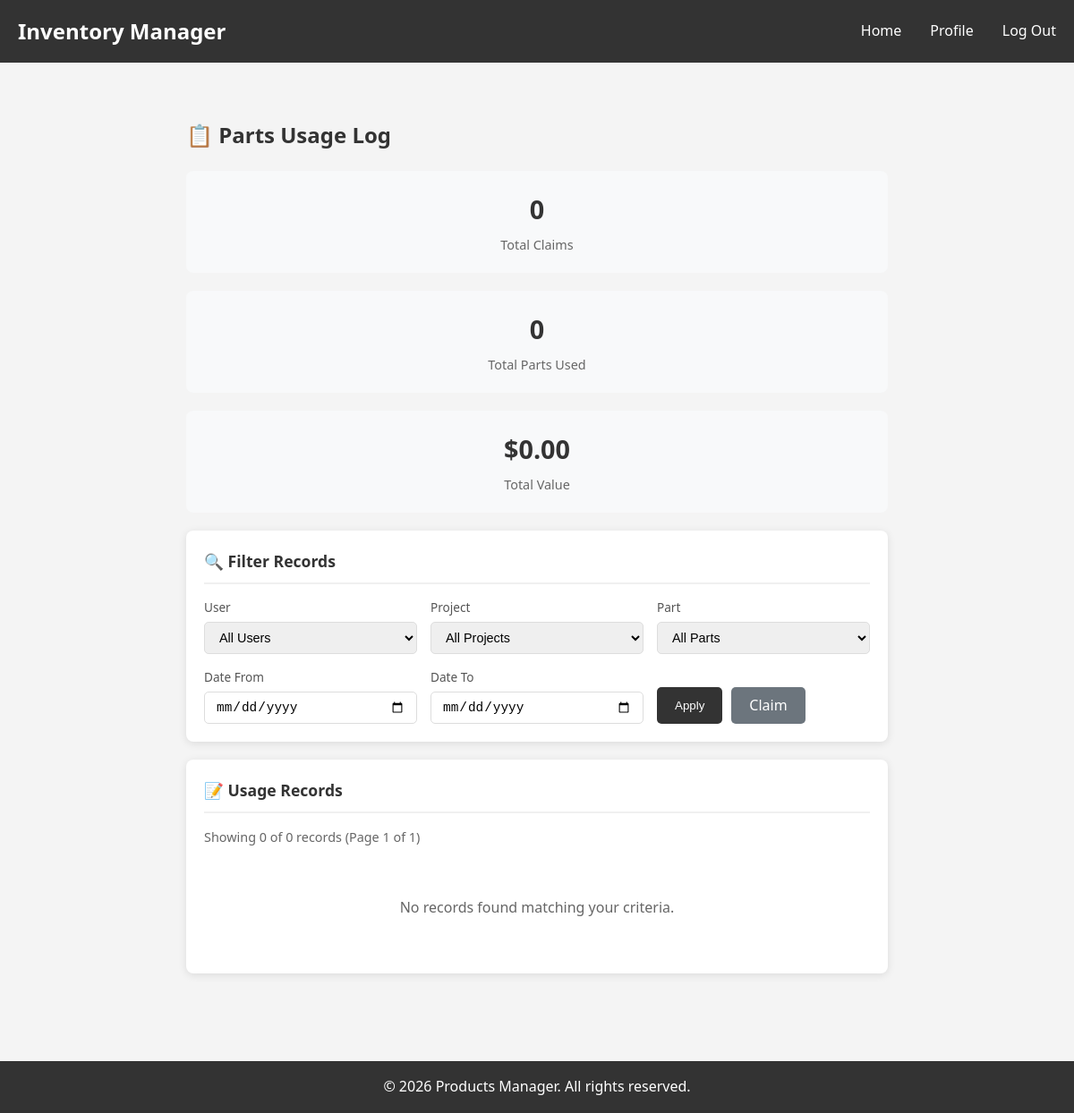
/pages/admin_parts_log.php?filter_user=billyKwang (signed in), run on an earlier commit of the app's database.
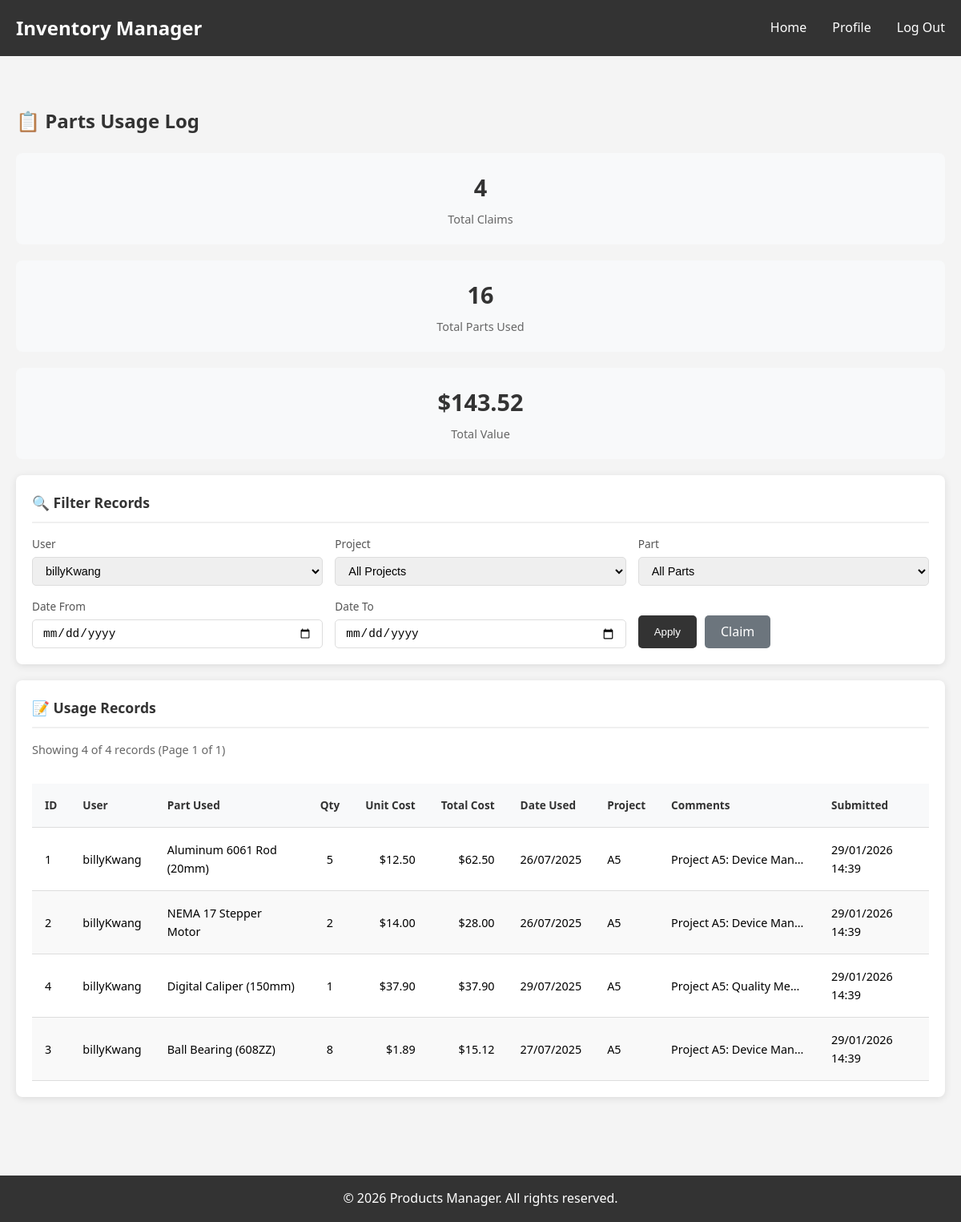
And on a later commit of the database.
### tables this page shows
CREATE TABLE `parts_log` (
    `id` INT AUTO_INCREMENT PRIMARY KEY,
    `username` VARCHAR(255), 
    `part_used` VARCHAR(255), 
    `amount_used` INT,
    `date_used` DATE, 
    `project_id` VARCHAR(255),  
    `comments` VARCHAR(255), 
    `claim_submission_time` DATETIME DEFAULT CURRENT_TIMESTAMP
);

### pages/admin_parts_log.php (the view, shortened to what this page needs)
<?php
try {
    $pdo = new PDO(
        "mysql:host=" . DB_HOST . ";dbname=" . DB_NAME . ";charset=utf8mb4",
        DB_USER,
        DB_PASS,
        [
            PDO::ATTR_ERRMODE => PDO::ERRMODE_EXCEPTION,
            PDO::ATTR_DEFAULT_FETCH_MODE => PDO::FETCH_ASSOC
        ]
    );
} catch (PDOException $e) {
    die("Database connection failed: " . $e->getMessage());
}
$recordsPerPage = 20;
$currentPage = isset($_GET['page']) ? max(1, intval($_GET['page'])) : 1;
$offset = ($currentPage - 1) * $recordsPerPage;
$users = $pdo->query("SELECT DISTINCT username FROM parts_log ORDER BY username")->fetchAll();
$whereConditions = [];
$params = [];
if (!empty($_GET['filter_user'])) {
    $whereConditions[] = "pl.username = :username";
    $params[':username'] = $_GET['filter_user'];
}
$whereClause = !empty($whereConditions) ? "WHERE " . implode(" AND ", $whereConditions) : "";
$countSql = "SELECT COUNT(*) as total FROM parts_log pl $whereClause";
$countStmt = $pdo->prepare($countSql);
$countStmt->execute($params);
$totalRecords = $countStmt->fetch()['total'];
$totalPages = ceil($totalRecords / $recordsPerPage);
$sql = "SELECT
            pl.id,
            pl.username,
            pl.part_used,
            pl.amount_used,
            pl.date_used,
            pl.project_id,
            pl.comments,
            pl.claim_submission_time,
            COALESCE(i.cost_per_part, 0) as cost_per_part,
            (pl.amount_used * COALESCE(i.cost_per_part, 0)) as total_cost
        FROM parts_log pl
        LEFT JOIN inventory i ON pl.part_used = i.part_name
        $whereClause
        ORDER BY pl.claim_submission_time DESC
        LIMIT :limit OFFSET :offset";
$stmt = $pdo->prepare($sql);
foreach ($params as $key => $value) {
    $stmt->bindValue($key, $value);
}
$stmt->bindValue(':limit', $recordsPerPage, PDO::PARAM_INT);
$stmt->bindValue(':offset', $offset, PDO::PARAM_INT);
$stmt->execute();
$records = $stmt->fetchAll();
$summarySql = "SELECT
                COUNT(*) as total_claims,
                SUM(pl.amount_used) as total_parts_used,
                SUM(pl.amount_used * COALESCE(i.cost_per_part, 0)) as total_value
               FROM parts_log pl
               LEFT JOIN inventory i ON pl.part_used = i.part_name
               $whereClause";
$summaryStmt = $pdo->prepare($summarySql);
$summaryStmt->execute($params);
$summary = $summaryStmt->fetch();
?>
<!DOCTYPE html>
<html lang="en">
<head>
    <link rel="stylesheet" href="<?php echo BASE_URL; ?>/css/style.css">
</head>
<body>
    <?php include __DIR__ . '/../includes/header.php'; ?>
    <div class="log-container">
        <div class="page-header">
            <h1>📋 Parts Usage Log</h1>
        </div>
        <div class="summary-stats">
            <div class="stat-box">
                <div class="stat-value"><?php echo number_format($summary['total_claims'] ?? 0); ?></div>
                <div class="stat-label">Total Claims</div>
            </div>
            <div class="stat-box">
                <div class="stat-value"><?php echo number_format($summary['total_parts_used'] ?? 0); ?></div>
                <div class="stat-label">Total Parts Used</div>
            </div>
            <div class="stat-box">
                <div class="stat-value">$<?php echo number_format($summary['total_value'] ?? 0, 2); ?></div>
                <div class="stat-label">Total Value</div>
            </div>
        </div>
        <div class="card">
            <h2>🔍 Filter Records</h2>
            <form method="GET" class="filter-form">
                <div class="filter-group">
                    <label for="filter_user">User</label>
                    <select name="filter_user" id="filter_user">
                        <option value="">All Users</option>
                        <?php foreach ($users as $user): ?>
                            <option value="<?php echo htmlspecialchars($user['username']); ?>"
                                <?php echo (isset($_GET['filter_user']) && $_GET['filter_user'] === $user['username']) ? 'selected' : ''; ?>>
                                <?php echo htmlspecialchars($user['username']); ?>
                            </option>
                        <?php endforeach; ?>
                    </select>
                </div>
                <div class="filter-group">
                    <label for="filter_project">Project</label>
                    <select name="filter_project" id="filter_project">
                        <option value="">All Projects</option>
                    </select>
                </div>
                <div class="filter-group">
                    <label for="filter_part">Part</label>
                    <select name="filter_part" id="filter_part">
                        <option value="">All Parts</option>
                    </select>
                </div>
                <div class="filter-group">
                    <label for="filter_date_from">Date From</label>
                    <input type="date" name="filter_date_from" id="filter_date_from"
                           value="<?php echo htmlspecialchars($_GET['filter_date_from'] ?? ''); ?>">
                </div>
                <div class="filter-group">
                    <label for="filter_date_to">Date To</label>
                    <input type="date" name="filter_date_to" id="filter_date_to"
                           value="<?php echo htmlspecialchars($_GET['filter_date_to'] ?? ''); ?>">
                </div>
                <div class="filter-buttons">
                    <button type="submit" class="btn-filter">Apply</button>
                    <a href="parts_submission.php" class="btn-clear" title="Submit a Parts Use Claim">Claim</a>
                </div>
            </form>
        </div>
        <div class="card">
            <h2>📝 Usage Records</h2>
            <p class="info-text">
                Showing <?php echo count($records); ?> of <?php echo number_format($totalRecords); ?> records
                (Page <?php echo $currentPage; ?> of <?php echo max(1, $totalPages); ?>)
            </p>
            <?php if (empty($records)): ?>
                <div class="no-data">
                    <p>No records found matching your criteria.</p>
                </div>
            <?php else: ?>
                <div class="table-container">
                    <table>
                        <thead>
                            <tr>
                                <th>ID</th>
                                <th>User</th>
                                <th>Part Used</th>
                                <th class="text-center">Qty</th>
                                <th class="text-right">Unit Cost</th>
                                <th class="text-right">Total Cost</th>
                                <th>Date Used</th>
                                <th>Project</th>
                                <th>Comments</th>
                                <th>Submitted</th>
                            </tr>
                        </thead>
                        <tbody>
                            <?php foreach ($records as $record): ?>
                                <tr>
                                    <td><?php echo $record['id']; ?></td>
                                    <td><?php echo htmlspecialchars($record['username']); ?></td>
                                    <td><?php echo htmlspecialchars($record['part_used']); ?></td>
                                    <td class="text-center"><?php echo $record['amount_used']; ?></td>
                                    <td class="text-right">$<?php echo number_format($record['cost_per_part'], 2); ?></td>
                                    <td class="text-right">$<?php echo number_format($record['total_cost'], 2); ?></td>
                                    <td><?php echo date('d/m/Y', strtotime($record['date_used'])); ?></td>
                                    <td><?php echo htmlspecialchars($record['project_id'] ?? '-'); ?></td>
                                    <td class="comment-cell" title="<?php echo htmlspecialchars($record['comments'] ?? ''); ?>">
                                        <?php echo htmlspecialchars($record['comments'] ?? '-'); ?>
                                    </td>
                                    <td><?php echo date('d/m/Y H:i', strtotime($record['claim_submission_time'])); ?></td>
                                </tr>
                            <?php endforeach; ?>
                        </tbody>
                    </table>
                </div>
            <?php endif; ?>
        </div>
    </div>
    <?php require_once '../includes/footer.php'; ?>
</body>
</html>

### includes/header.php
<nav class="navbar">
    <div class="container">
        <h1>Inventory Manager</h1>
        <ul>
            <?php if (isset($_SESSION["username"])): ?>
                <?php if ($_SESSION["role"] === "User"): ?>
                    <li><a href="<?php echo BASE_URL; ?>/pages/index_user.php">Home</a></li>
                <?php elseif ($_SESSION["role"] === "Admin"): ?>
                    <li><a href="<?php echo BASE_URL; ?>/pages/index_admin.php">Home</a></li>
                <?php endif; ?>
                <li><a href="<?php echo BASE_URL; ?>/pages/profile.php">Profile</a></li>
                <li><a href="<?php echo BASE_URL; ?>/pages/logout.php">Log Out</a></li>
            <?php endif; ?>
        </ul>
    </div>
</nav>

### includes/footer.php
<footer>
    <div class="container">
        <p>&copy; <?php echo date('Y'); ?> Products Manager. All rights reserved.</p>
    </div>
</footer>

### css/style.css (style rules this page uses)
* { margin: 0; padding: 0; box-sizing: border-box; }
html, body { height: 100%; }
body { font-family: 'Segoe UI', Tahoma, Geneva, Verdana, sans-serif; background-color: #f4f4f4; line-height: 1.6; display: flex; flex-direction: column; }
.container { max-width: 1200px; width: 100%; margin: 0 auto; padding: 0 20px; }
.navbar { background-color: #333; color: white; padding: 1rem 0; margin-bottom: 2rem; width: 100%; }
.navbar .container { display: flex; justify-content: space-between; align-items: center; }
.navbar h1 { font-size: 1.5rem; }
.navbar ul { display: flex; list-style: none; gap: 2rem; }
.navbar a { color: white; text-decoration: none; transition: color 0.3s; }
.card { background: white; padding: 2rem; margin-bottom: 2rem; border-radius: 8px; box-shadow: 0 2px 5px rgba(0,0,0,0.1); }
.card h2 { margin-bottom: 1rem; color: #333; }
footer { background-color: #333; color: white; text-align: center; padding: 1rem 0; margin-top: 3rem; width: 100%; }
table { width: 100%; border-collapse: collapse; margin-top: 1rem; background-color: white; }
table th, table td { padding: 1rem; text-align: left; border-bottom: 1px solid #ddd; }
table th { background-color: #f8f9fa; font-weight: bold; color: #333; }

### pages/admin_parts_log.php (style rules this page uses)
.log-container { max-width: 1400px; margin: 30px auto; padding: 0 20px; }
.page-header { display: flex; justify-content: space-between; align-items: center; margin-bottom: 20px; }
.page-header h1 { color: #333; font-size: 1.5rem; }
.card { background: #fff; border-radius: 8px; box-shadow: 0 2px 10px rgba(0,0,0,0.1); padding: 20px; margin-bottom: 20px; }
.card h2 { color: #333; font-size: 1.1rem; margin-bottom: 15px; padding-bottom: 10px; border-bottom: 2px solid #f0f0f0; }
.summary-stats { display: grid; grid-template-columns: repeat(3, 1fr); gap: 20px; margin-bottom: 20px; }
.stat-box { background: #f8f9fa; border-radius: 8px; padding: 20px; text-align: center; }
.stat-value { font-size: 1.8rem; font-weight: bold; color: #333; }
.stat-label { font-size: 0.9rem; color: #666; margin-top: 5px; }
.filter-form { display: grid; grid-template-columns: repeat(5, 1fr) auto; gap: 15px; align-items: end; }
.filter-group { display: flex; flex-direction: column; }
.filter-group label { font-size: 0.85rem; color: #555; margin-bottom: 5px; }
.filter-group select, .filter-group input { padding: 8px 12px; border: 1px solid #ddd; border-radius: 5px; font-size: 0.9rem; }
.filter-buttons { display: flex; gap: 10px; }
.btn-filter { background: #333; color: #fff; padding: 8px 20px; border: none; border-radius: 5px; cursor: pointer; }
.btn-clear { background: #6c757d; color: #fff; padding: 8px 20px; border: none; border-radius: 5px; cursor: pointer; text-decoration: none; }
.table-container { overflow-x: auto; }
table { width: 100%; border-collapse: collapse; }
th { background: #333; color: #fff; padding: 12px 10px; text-align: left; font-size: 0.85rem; white-space: nowrap; }
td { padding: 12px 10px; border-bottom: 1px solid #eee; font-size: 0.9rem; }
tr:nth-child(even) { background: #f9f9f9; }
.text-right { text-align: right; }
.text-center { text-align: center; }
.comment-cell { max-width: 200px; overflow: hidden; text-overflow: ellipsis; white-space: nowrap; }
.info-text { color: #666; font-size: 0.9rem; margin-bottom: 15px; }
@media (max-width: 1200px) { .filter-form { grid-template-columns: repeat(3, 1fr); } }
@media (max-width: 1200px) { .summary-stats { grid-template-columns: 1fr; } }
.no-data { text-align: center; padding: 40px; color: #666; }

What changed in the data, as far as the page shows it:
now on this page (row edited): parts_log: id "1", username "billyKwang", part_used "Aluminum 6061 Rod (20mm)", amount_used "5", cost_per_part "12.50", total_cost "62.50", date_used "26/07/2025", project "A5", comments "Project A5: Device Man…", claim_submission_time "29/01/2026 14:39"
now on this page (row edited): parts_log: id "2", username "billyKwang", part_used "NEMA 17 Stepper Motor", amount_used "2", cost_per_part "14.00", total_cost "28.00", date_used "26/07/2025", project "A5", comments "Project A5: Device Man…", claim_submission_time "29/01/2026 14:39"
now on this page (row edited): parts_log: id "4", username "billyKwang", part_used "Digital Caliper (150mm)", amount_used "1", cost_per_part "37.90", total_cost "37.90", date_used "29/07/2025", project "A5", comments "Project A5: Quality Me…", claim_submission_time "29/01/2026 14:39"
now on this page (row edited): parts_log: id "3", username "billyKwang", part_used "Ball Bearing (608ZZ)", amount_used "8", cost_per_part "1.89", total_cost "15.12", date_used "27/07/2025", project "A5", comments "Project A5: Device Man…", claim_submission_time "29/01/2026 14:39"
Also different on the page:
$summary['total_claims']: "0" → "4"
$summary['total_parts_used']: "0" → "16"
$summary['total_value']: "0.00" → "143.52"
form field filter_user: "All Users" → "billyKwang"
count($records): "0" → "4"
$totalRecords: "0" → "4"
text no longer shown: "No records found matching your criteria."
text now shown: "ID User Part Used Qty Unit Cost Total Cost Date Used Project Comments Submitted"
